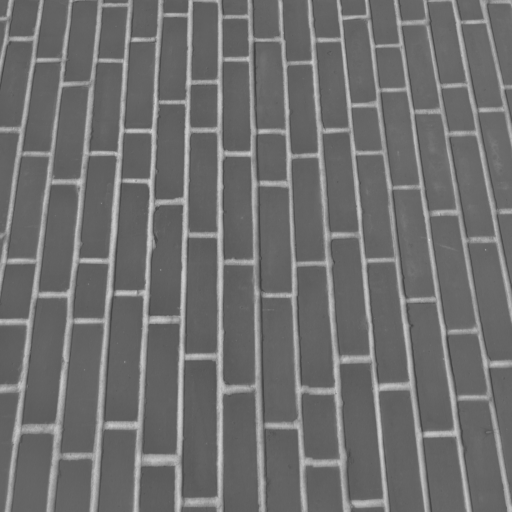
#> input picture skimage.data.brick(), 512 x 512 px
$ jupyter execute --allow-errors LBPH.ipynb
#> lines starting #> are read from the running program, lines starting #| are printed output that depends on the picture
[cell 1]
import math as m
import cv2
import numpy as np
from skimage.feature import local_binary_pattern
from matplotlib import pyplot as plt

class Fast_LBP():
	def __init__(self, radius=1, neighbors=8):
		self._radius = radius
		self._neighbors = neighbors
	@property
	def radius(self):
		return self._radius
	@property
	def neighbors(self):
		return self._neighbors
	# [72 lines left out: function Compute_LBP, not called in this run]

[cell 2]
class features_extraction():
    def __init__(self, lbp, grid_size = (8,8)):
        self._lbp = lbp
        self._grid_size = grid_size
    # [24 lines left out: function lbp_histograms, not called in this run]

#> (a cell that did not finish here is left out)

# Trial 2

[cell 4]
import numpy as np
import matplotlib.pyplot as plt


METHOD = 'uniform'
#> METHOD = 'uniform'
plt.rcParams['font.size'] = 9


def plot_circle(ax, center, radius, color):
    circle = plt.Circle(center, radius, facecolor=color, edgecolor='0.5')
    ax.add_patch(circle)


def plot_lbp_model(ax, binary_values):
    """Draw the schematic for a local binary pattern."""
    # Geometry spec
    theta = np.deg2rad(45)
    R = 1
    r = 0.15
    w = 1.5
    gray = '0.5'

    # Draw the central pixel.
    plot_circle(ax, (0, 0), radius=r, color=gray)
    # Draw the surrounding pixels.
    for i, facecolor in enumerate(binary_values):
        x = R * np.cos(i * theta)
        y = R * np.sin(i * theta)
        plot_circle(ax, (x, y), radius=r, color=str(facecolor))

    # Draw the pixel grid.
    for x in np.linspace(-w, w, 4):
        ax.axvline(x, color=gray)
        ax.axhline(x, color=gray)

    # Tweak the layout.
    ax.axis('image')
    ax.axis('off')
    size = w + 0.2
    ax.set_xlim(-size, size)
    ax.set_ylim(-size, size)


fig, axes = plt.subplots(ncols=5, figsize=(7, 2))

titles = ['flat', 'flat', 'edge', 'corner', 'non-uniform']

binary_patterns = [np.zeros(8),
                   np.ones(8),
                   np.hstack([np.ones(4), np.zeros(4)]),
                   np.hstack([np.zeros(3), np.ones(5)]),
                   [1, 0, 0, 1, 1, 1, 0, 0]]

for ax, values, name in zip(axes, binary_patterns, titles):
    plot_lbp_model(ax, values)
    ax.set_title(name)
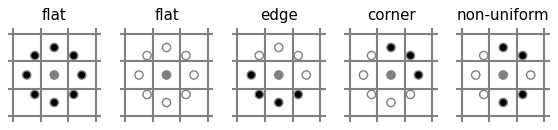
#> figure drawn by matplotlib, 5 panels

[cell 5]
from skimage.transform import rotate
from skimage.feature import local_binary_pattern
from skimage import data
from skimage.color import label2rgb

# settings for LBP
radius = 3
n_points = 8 * radius


def overlay_labels(image, lbp, labels):
    mask = np.logical_or.reduce([lbp == each for each in labels])
    return label2rgb(mask, image=image, bg_label=0, alpha=0.5)


def highlight_bars(bars, indexes):
    for i in indexes:
        bars[i].set_facecolor('r')


image = data.brick()
#> image is the input picture: shape (512, 512); min 63, max 207, mean 111.5
lbp = local_binary_pattern(image, n_points, radius, METHOD)
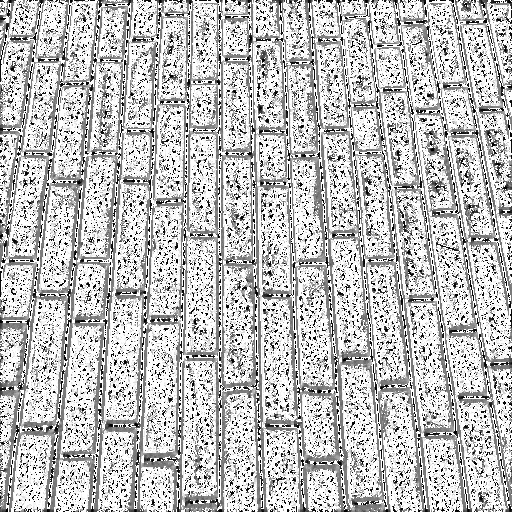
#> lbp: shape (512, 512) float64; min 0, max 25, mean 18.7; drawn with min black and max white


def hist(ax, lbp):
    n_bins = int(lbp.max() + 1)
    return ax.hist(lbp.ravel(), density=True, bins=n_bins, range=(0, n_bins),
                   facecolor='0.5')


# plot histograms of LBP of textures
fig, (ax_img, ax_hist) = plt.subplots(nrows=2, ncols=3, figsize=(9, 6))
plt.gray()

titles = ('edge', 'flat', 'corner')
w = width = radius - 1
edge_labels = range(n_points // 2 - w, n_points // 2 + w + 1)
flat_labels = list(range(0, w + 1)) + list(range(n_points - w, n_points + 2))
i_14 = n_points // 4            # 1/4th of the histogram
i_34 = 3 * (n_points // 4)      # 3/4th of the histogram
corner_labels = (list(range(i_14 - w, i_14 + w + 1)) +
                 list(range(i_34 - w, i_34 + w + 1)))

label_sets = (edge_labels, flat_labels, corner_labels)

for ax, labels in zip(ax_img, label_sets):
    ax.imshow(overlay_labels(image, lbp, labels))
#> this loop made 3 passes
#> pass 1, in overlay_labels, `mask = np.logical_or.reduce([lbp == each for each in labels])`:
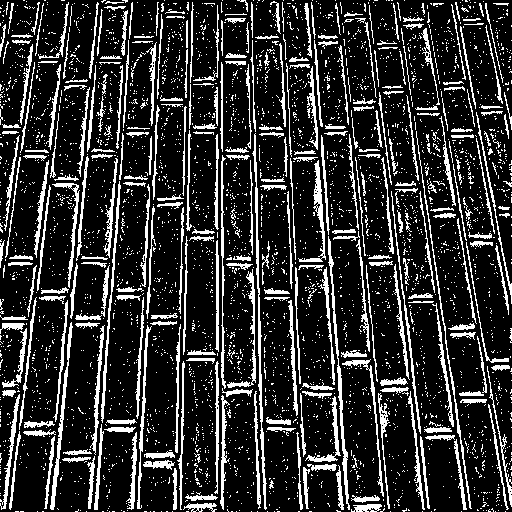
#> mask: shape (512, 512) bool; 19.1% white in thin lines or dots
#> pass 2, in overlay_labels (call 2), `mask = np.logical_or.reduce([lbp == each for each in labels])`:
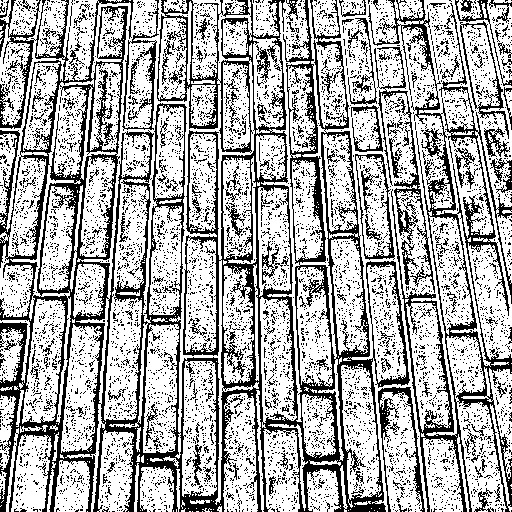
#> mask: shape (512, 512) bool; 67.6% white; black in thin lines or dots
#> pass 3, in overlay_labels (call 3), `mask = np.logical_or.reduce([lbp == each for each in labels])`:
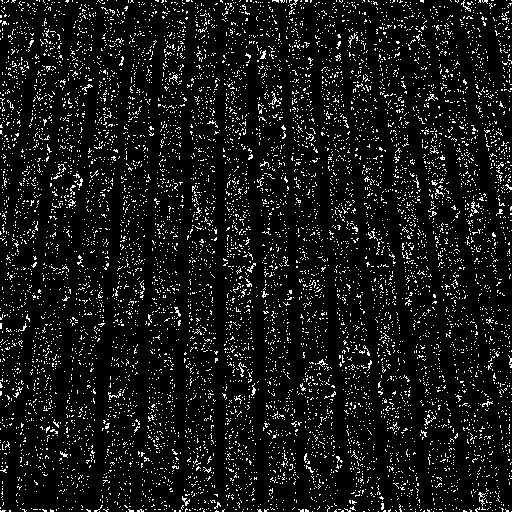
#> mask: shape (512, 512) bool; 8.5% white in thin lines or dots

for ax, labels, name in zip(ax_hist, label_sets, titles):
    counts, _, bars = hist(ax, lbp)
    highlight_bars(bars, labels)
    ax.set_ylim(top=np.max(counts[:-1]))
    ax.set_xlim(right=n_points + 2)
    ax.set_title(name)

ax_hist[0].set_ylabel('Percentage')
for ax in ax_img:
    ax.axis('off')
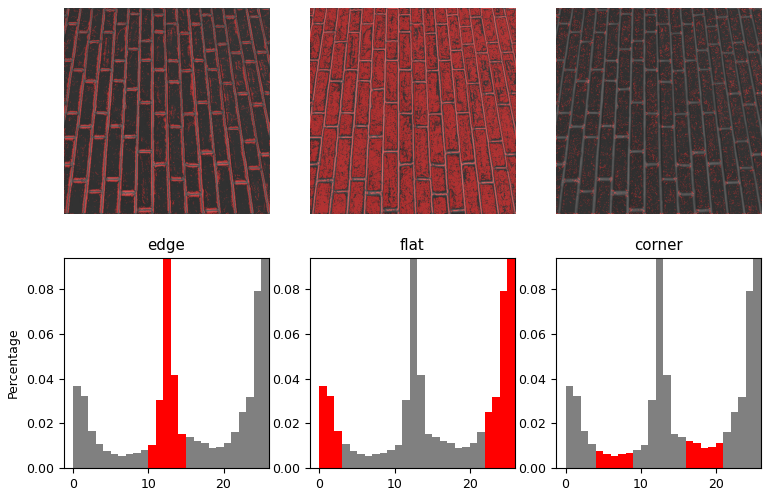
#> figure drawn by matplotlib, 6 panels; panel 4: tallest bar 0.454 high, from x = 25 to 26; panel 5: tallest bar 0.454 high, from x = 25 to 26; panel 6: tallest bar 0.454 high, from x = 25 to 26
